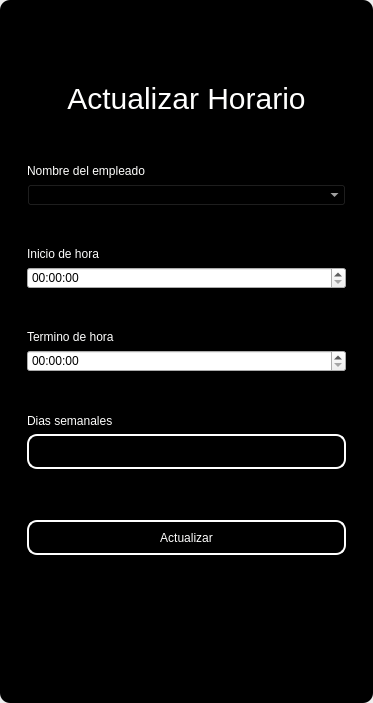
<?xml version="1.0" encoding="UTF-8"?>
<ui version="4.0">
 <class>MainWindow</class>
 <widget class="QMainWindow" name="MainWindow">
  <property name="geometry">
   <rect>
    <x>0</x>
    <y>0</y>
    <width>373</width>
    <height>703</height>
   </rect>
  </property>
  <property name="windowTitle">
   <string>MainWindow</string>
  </property>
  <property name="styleSheet">
   <string notr="true"/>
  </property>
  <widget class="QWidget" name="centralwidget">
   <property name="styleSheet">
    <string notr="true"/>
   </property>
   <layout class="QVBoxLayout" name="verticalLayout">
    <property name="spacing">
     <number>0</number>
    </property>
    <property name="leftMargin">
     <number>0</number>
    </property>
    <property name="topMargin">
     <number>0</number>
    </property>
    <property name="rightMargin">
     <number>0</number>
    </property>
    <property name="bottomMargin">
     <number>0</number>
    </property>
    <item>
     <widget class="QFrame" name="frame">
      <property name="enabled">
       <bool>true</bool>
      </property>
      <property name="styleSheet">
       <string notr="true">QFrame {
	border-radius:10px;
	background-color: rgb(0, 0, 0);
 }
</string>
      </property>
      <property name="frameShape">
       <enum>QFrame::StyledPanel</enum>
      </property>
      <property name="frameShadow">
       <enum>QFrame::Raised</enum>
      </property>
      <layout class="QVBoxLayout" name="verticalLayout_2">
       <item>
        <widget class="QFrame" name="frame_superior">
         <property name="minimumSize">
          <size>
           <width>0</width>
           <height>40</height>
          </size>
         </property>
         <property name="maximumSize">
          <size>
           <width>16777215</width>
           <height>40</height>
          </size>
         </property>
         <property name="styleSheet">
          <string notr="true">QPushButton{
border-radius:18px;
}

QPushButton:hover{
	background-color: rgb(0, 0, 0);
}
</string>
         </property>
         <property name="frameShape">
          <enum>QFrame::StyledPanel</enum>
         </property>
         <property name="frameShadow">
          <enum>QFrame::Raised</enum>
         </property>
         <layout class="QHBoxLayout" name="horizontalLayout_3">
          <property name="spacing">
           <number>4</number>
          </property>
          <property name="leftMargin">
           <number>0</number>
          </property>
          <property name="topMargin">
           <number>0</number>
          </property>
          <property name="rightMargin">
           <number>0</number>
          </property>
          <property name="bottomMargin">
           <number>0</number>
          </property>
          <item>
           <widget class="QPushButton" name="btn_icon">
            <property name="text">
             <string/>
            </property>
            <property name="iconSize">
             <size>
              <width>40</width>
              <height>40</height>
             </size>
            </property>
           </widget>
          </item>
          <item>
           <spacer name="horizontalSpacer_2">
            <property name="orientation">
             <enum>Qt::Horizontal</enum>
            </property>
            <property name="sizeHint" stdset="0">
             <size>
              <width>443</width>
              <height>20</height>
             </size>
            </property>
           </spacer>
          </item>
          <item>
           <widget class="QPushButton" name="bt_minimizar">
            <property name="minimumSize">
             <size>
              <width>38</width>
              <height>38</height>
             </size>
            </property>
            <property name="maximumSize">
             <size>
              <width>38</width>
              <height>38</height>
             </size>
            </property>
            <property name="cursor">
             <cursorShape>PointingHandCursor</cursorShape>
            </property>
            <property name="text">
             <string/>
            </property>
            <property name="icon">
             <iconset>
              <normaloff>image/minus.svg</normaloff>image/minus.svg</iconset>
            </property>
            <property name="iconSize">
             <size>
              <width>38</width>
              <height>38</height>
             </size>
            </property>
           </widget>
          </item>
          <item>
           <widget class="QPushButton" name="bt_maximizar">
            <property name="minimumSize">
             <size>
              <width>38</width>
              <height>38</height>
             </size>
            </property>
            <property name="maximumSize">
             <size>
              <width>38</width>
              <height>38</height>
             </size>
            </property>
            <property name="cursor">
             <cursorShape>PointingHandCursor</cursorShape>
            </property>
            <property name="text">
             <string/>
            </property>
            <property name="icon">
             <iconset>
              <normaloff>image/chevron-up.svg</normaloff>image/chevron-up.svg</iconset>
            </property>
            <property name="iconSize">
             <size>
              <width>38</width>
              <height>38</height>
             </size>
            </property>
           </widget>
          </item>
          <item>
           <widget class="QPushButton" name="bt_restaurar">
            <property name="minimumSize">
             <size>
              <width>38</width>
              <height>38</height>
             </size>
            </property>
            <property name="maximumSize">
             <size>
              <width>38</width>
              <height>38</height>
             </size>
            </property>
            <property name="cursor">
             <cursorShape>PointingHandCursor</cursorShape>
            </property>
            <property name="text">
             <string/>
            </property>
            <property name="icon">
             <iconset>
              <normaloff>image/chevron-down.svg</normaloff>image/chevron-down.svg</iconset>
            </property>
            <property name="iconSize">
             <size>
              <width>38</width>
              <height>38</height>
             </size>
            </property>
           </widget>
          </item>
          <item>
           <widget class="QPushButton" name="bt_cerrar">
            <property name="minimumSize">
             <size>
              <width>38</width>
              <height>38</height>
             </size>
            </property>
            <property name="maximumSize">
             <size>
              <width>38</width>
              <height>38</height>
             </size>
            </property>
            <property name="cursor">
             <cursorShape>PointingHandCursor</cursorShape>
            </property>
            <property name="text">
             <string/>
            </property>
            <property name="icon">
             <iconset>
              <normaloff>image/x.svg</normaloff>image/x.svg</iconset>
            </property>
            <property name="iconSize">
             <size>
              <width>38</width>
              <height>38</height>
             </size>
            </property>
           </widget>
          </item>
         </layout>
        </widget>
       </item>
       <item>
        <widget class="QFrame" name="frame_3">
         <property name="styleSheet">
          <string notr="true">QLabel {
	color: rgb(255, 255, 254);
	font: 12pt &quot;Arial&quot;;
	background-color: rgba(0, 0, 0,0);
}

QTextEdit{
background-color: rgba(0, 0, 0,0);
border-radius:10px; 
font: 12pt &quot;Arial&quot;;
color: rgb(255, 255, 254);
border: 2px solid  rgb(255, 255, 255);

}

QTextEdit:hover{
background-color: rgba(0, 0, 0,0);
border-radius:10px; 
font: 12pt &quot;Arial&quot;;
border: 2px solid  rgb(120, 0, 171);
}

QTextEdit:focus{
background-color: rgb(0, 0, 0);
border-radius:10px; 
font: 12pt &quot;Arial&quot;;
border: 2px solid rgb(120, 0, 171);
}

QLineEdit{
background-color: rgba(0, 0, 0,0);
border-radius:10px; 
font: 12pt &quot;Arial&quot;;
color: rgb(255, 255, 254);
border: 2px solid  rgb(255, 255, 255);

}

QLineEdit:hover{
background-color: rgba(0, 0, 0,0);
border-radius:10px; 
font: 12pt &quot;Arial&quot;;
border: 2px solid  rgb(120, 0, 171);
}

QLineEdit:focus{
background-color: rgb(0, 0, 0);
border-radius:10px; 
font: 12pt &quot;Arial&quot;;
border: 2px solid rgb(120, 0, 171);
}

QCheckBox{
	font: 12pt &quot;Arial&quot;;
	color: rgb(255, 255, 255);
}

QCheckBox::indicator {
    width: 18px;
    height:18px;
}

QCheckBox::indicator:unchecked {
   background-image: url(image/square.svg);
}

QCheckBox::indicator:checked {
   background-image: url(image/check-square.svg);
}

QPushButton{
border-radius:10px; 
font: 12pt &quot;Arial&quot;;
color: rgb(255, 255, 254);
border: 2px solid #ffffff;
}

QPushButton:hover{
border-radius:10px; 
font: 12pt &quot;Arial&quot;;
color: rgb(255, 255, 255);
border: 2px solid rgb(120, 0, 171);
	background-color: rgb(120, 0, 171);
}
</string>
         </property>
         <property name="frameShape">
          <enum>QFrame::StyledPanel</enum>
         </property>
         <property name="frameShadow">
          <enum>QFrame::Raised</enum>
         </property>
         <layout class="QHBoxLayout" name="horizontalLayout_4">
          <item>
           <layout class="QVBoxLayout" name="verticalLayout_4">
            <item>
             <widget class="QFrame" name="frame_4">
              <property name="maximumSize">
               <size>
                <width>400</width>
                <height>600</height>
               </size>
              </property>
              <property name="styleSheet">
               <string notr="true">QLabel {
	color: rgb(255, 255, 254);
	font: 12pt &quot;Arial&quot;;
	background-color: rgba(0, 0, 0,0);
}


QLineEdit{
background-color: rgba(0, 0, 0,0);
border-radius:10px; 
font: 12pt &quot;Arial&quot;;
color: rgb(255, 255, 254);
border: 2px solid  rgb(255, 255, 255);

}

QLineEdit:hover{
background-color: rgba(0, 0, 0,0);
border-radius:10px; 
font: 12pt &quot;Arial&quot;;
border: 2px solid  rgb(120, 0, 171);
}

QLineEdit:focus{
background-color: rgb(0, 0, 0);
border-radius:10px; 
font: 12pt &quot;Arial&quot;;
border: 2px solid rgb(120, 0, 171);
}

QCheckBox{
	font: 12pt &quot;Arial&quot;;
	color: rgb(255, 255, 255);
}

QCheckBox::indicator {
    width: 18px;
    height:18px;
}

QCheckBox::indicator:unchecked {
   background-image: url(image/square.svg);
}

QCheckBox::indicator:checked {
   background-image: url(image/check-square.svg);
}

QPushButton{
border-radius:10px; 
font: 12pt &quot;Arial&quot;;
color: rgb(255, 255, 254);
border: 2px solid #ffffff;
}

QPushButton:hover{
border-radius:10px; 
font: 12pt &quot;Arial&quot;;
color: rgb(255, 255, 255);
border: 2px solid rgb(120, 0, 171);
	background-color: rgb(120, 0, 171);
}
</string>
              </property>
              <property name="frameShape">
               <enum>QFrame::StyledPanel</enum>
              </property>
              <property name="frameShadow">
               <enum>QFrame::Raised</enum>
              </property>
              <layout class="QVBoxLayout" name="verticalLayout_3">
               <item>
                <widget class="QLabel" name="label_3">
                 <property name="minimumSize">
                  <size>
                   <width>100</width>
                   <height>50</height>
                  </size>
                 </property>
                 <property name="styleSheet">
                  <string notr="true">font-size: 30px</string>
                 </property>
                 <property name="text">
                  <string>Actualizar Horario</string>
                 </property>
                 <property name="alignment">
                  <set>Qt::AlignCenter</set>
                 </property>
                </widget>
               </item>
               <item>
                <spacer name="verticalSpacer_6">
                 <property name="orientation">
                  <enum>Qt::Vertical</enum>
                 </property>
                 <property name="sizeHint" stdset="0">
                  <size>
                   <width>20</width>
                   <height>40</height>
                  </size>
                 </property>
                </spacer>
               </item>
               <item>
                <widget class="QLabel" name="label_4">
                 <property name="text">
                  <string>Nombre del empleado</string>
                 </property>
                </widget>
               </item>
               <item>
                <widget class="QComboBox" name="employee_combobox">
                 <property name="styleSheet">
                  <string notr="true">background-color: rgb(0, 0, 0);
color: rgb(255, 255, 255);</string>
                 </property>
                </widget>
               </item>
               <item>
                <spacer name="verticalSpacer_4">
                 <property name="orientation">
                  <enum>Qt::Vertical</enum>
                 </property>
                 <property name="sizeHint" stdset="0">
                  <size>
                   <width>20</width>
                   <height>40</height>
                  </size>
                 </property>
                </spacer>
               </item>
               <item>
                <widget class="QLabel" name="label_6">
                 <property name="text">
                  <string>Inicio de hora</string>
                 </property>
                </widget>
               </item>
               <item>
                <widget class="QTimeEdit" name="start_time_timeedit"/>
               </item>
               <item>
                <spacer name="verticalSpacer_5">
                 <property name="orientation">
                  <enum>Qt::Vertical</enum>
                 </property>
                 <property name="sizeHint" stdset="0">
                  <size>
                   <width>20</width>
                   <height>40</height>
                  </size>
                 </property>
                </spacer>
               </item>
               <item>
                <widget class="QLabel" name="label">
                 <property name="text">
                  <string>Termino de hora</string>
                 </property>
                </widget>
               </item>
               <item>
                <widget class="QTimeEdit" name="end_time_timeedit"/>
               </item>
               <item>
                <spacer name="verticalSpacer_10">
                 <property name="orientation">
                  <enum>Qt::Vertical</enum>
                 </property>
                 <property name="sizeHint" stdset="0">
                  <size>
                   <width>20</width>
                   <height>40</height>
                  </size>
                 </property>
                </spacer>
               </item>
               <item>
                <widget class="QLabel" name="label_7">
                 <property name="text">
                  <string>Dias semanales</string>
                 </property>
                </widget>
               </item>
               <item>
                <widget class="QLineEdit" name="horarytxt">
                 <property name="minimumSize">
                  <size>
                   <width>0</width>
                   <height>35</height>
                  </size>
                 </property>
                </widget>
               </item>
               <item>
                <spacer name="verticalSpacer_9">
                 <property name="orientation">
                  <enum>Qt::Vertical</enum>
                 </property>
                 <property name="sizeHint" stdset="0">
                  <size>
                   <width>20</width>
                   <height>50</height>
                  </size>
                 </property>
                </spacer>
               </item>
               <item>
                <widget class="QPushButton" name="btn_update">
                 <property name="minimumSize">
                  <size>
                   <width>0</width>
                   <height>35</height>
                  </size>
                 </property>
                 <property name="cursor">
                  <cursorShape>PointingHandCursor</cursorShape>
                 </property>
                 <property name="text">
                  <string>Actualizar</string>
                 </property>
                </widget>
               </item>
               <item>
                <spacer name="verticalSpacer_7">
                 <property name="orientation">
                  <enum>Qt::Vertical</enum>
                 </property>
                 <property name="sizeHint" stdset="0">
                  <size>
                   <width>20</width>
                   <height>40</height>
                  </size>
                 </property>
                </spacer>
               </item>
               <item>
                <layout class="QHBoxLayout" name="horizontalLayout_2"/>
               </item>
               <item>
                <spacer name="verticalSpacer_8">
                 <property name="orientation">
                  <enum>Qt::Vertical</enum>
                 </property>
                 <property name="sizeHint" stdset="0">
                  <size>
                   <width>20</width>
                   <height>40</height>
                  </size>
                 </property>
                </spacer>
               </item>
               <item>
                <layout class="QHBoxLayout" name="horizontalLayout">
                 <item>
                  <spacer name="horizontalSpacer">
                   <property name="orientation">
                    <enum>Qt::Horizontal</enum>
                   </property>
                   <property name="sizeHint" stdset="0">
                    <size>
                     <width>40</width>
                     <height>20</height>
                    </size>
                   </property>
                  </spacer>
                 </item>
                </layout>
               </item>
              </layout>
             </widget>
            </item>
            <item>
             <spacer name="verticalSpacer_2">
              <property name="orientation">
               <enum>Qt::Vertical</enum>
              </property>
              <property name="sizeHint" stdset="0">
               <size>
                <width>20</width>
                <height>40</height>
               </size>
              </property>
             </spacer>
            </item>
           </layout>
          </item>
         </layout>
        </widget>
       </item>
      </layout>
     </widget>
    </item>
   </layout>
  </widget>
 </widget>
 <resources/>
 <connections/>
</ui>
